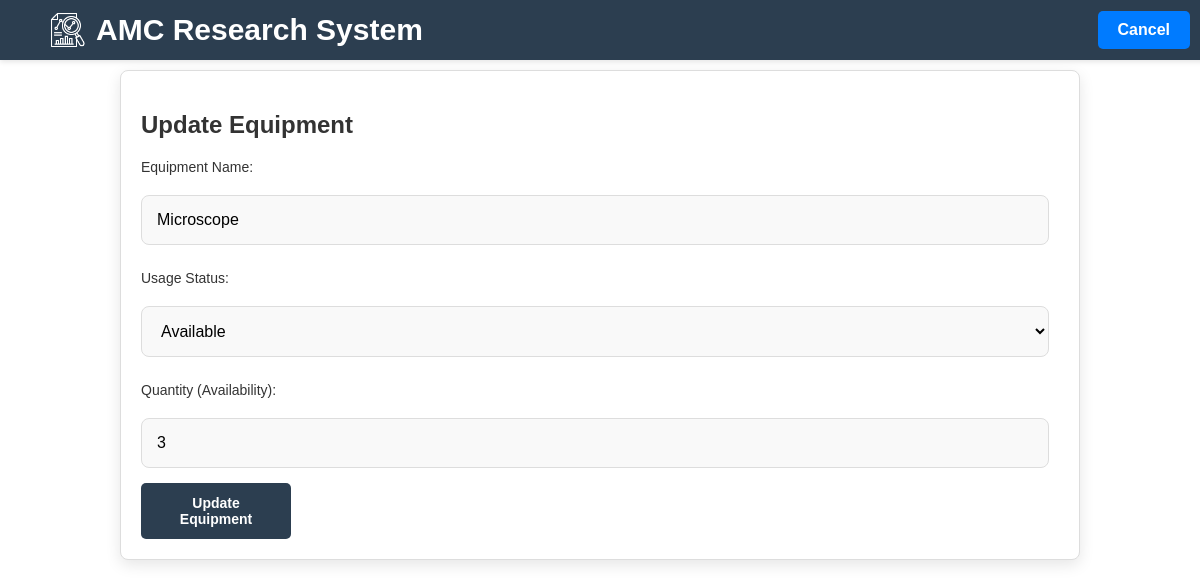
The page /CRUD3/equipment_update.php?id=101 (signed in) on the database its author committed.
### tables this page shows
CREATE TABLE `equipment` (
  `id` int(11) NOT NULL,
  `name` varchar(255) NOT NULL,
  `usage_status` enum('Available','Under Maintenance') NOT NULL,
  `availability` int(11) NOT NULL DEFAULT 0,
  `assigned_to` int(11) DEFAULT NULL,
  `created_at` datetime NOT NULL,
  `updated_at` datetime NOT NULL
);

### CRUD3/equipment_update.php (the view, shortened to what this page needs)
<?php
require_once '../dbconnect.php';
if (isset($_GET['id'])) {
    $equipment_id = (int)$_GET['id'];
    $stmt = $conn->prepare("SELECT * FROM equipment WHERE id = ?");
    $stmt->bind_param('i', $equipment_id);
    $stmt->execute();
    $result = $stmt->get_result();
    $equipment = $result->fetch_assoc();
}
?>
<!DOCTYPE html>
<html lang="en">
<head>
    <link rel="stylesheet" type="text/css" href="/group/style/style.css">
</head>
<body>
    <div class="top-bar">
        <div class="logo-title-container">
            <img src="/group/images/research12.png" alt="Logo" class="logo">
            <span class="main-title">AMC Research System</span>
        </div>
        <a href="equipment.php" class="home-btn">Cancel</a>
    </div>
    <div class="equipment-container">
        <div class="create-container">
            <h2>Update Equipment</h2>
            <form method="POST" class="add-equipment-form">
                <div class="form-group">
                    <label for="name">Equipment Name:</label>
                    <input type="text" id="name" name="name" value="<?php echo htmlspecialchars($equipment['name']); ?>" required>
                </div>
                <div class="form-group">
                    <label for="usage_status">Usage Status:</label>
                    <select id="usage_status" name="usage_status" onchange="toggleQuantityField()" required>
                        <option value="Available" <?php echo $equipment['usage_status'] === 'Available' ? 'selected' : ''; ?>>Available</option>
                    </select>
                </div>
                <div class="form-group" id="availability-field" style="display: none;">
                    <label for="availability">Quantity (Availability):</label>
                    <input type="number" id="availability" name="availability" min="0" value="<?php echo htmlspecialchars($equipment['availability']); ?>">
                </div>
                <div class="form-group">
                    <button type="submit" class="submit-button">Update Equipment</button>
                </div>
            </form>
        </div>
    </div>
</body>
</html>

### style/style.css (style rules this page uses)
body { margin: 0; padding: 0; padding-bottom: 30px; font-family: 'Poppins', sans-serif; background: white; color: #333; min-height: 100vh; box-sizing: border-box; padding-top: 70px; overflow-x: hidden; }
.top-bar { width: 100%; height: 60px; background: #2C3E50; display: flex; justify-content: space-between; align-items: center; padding: 0 20px; box-shadow: 0 2px 5px rgba(0, 0, 0, 0.1); position: fixed; top: 0; z-index: 10; }
.logo { width: 36px; height: auto; object-fit: contain; margin-left: 30px; }
.main-title { color: #FFFFFF; font-size: 30px; font-weight: bold; margin-left: 0px; text-align: left; }
.home-btn { background: #007bff; color: #FFFFFF; text-decoration: none; padding: 10px 20px; border-radius: 5px; font-size: 16px; font-weight: bold; transition: background 0.3s ease; margin-left: auto; margin-right: 30px; }
.logo-title-container { display: flex; align-items: center; gap: 10px; }
.create-container, .read-container { width: 80%; margin: 0 auto; padding: 20px; border: 1px solid #ddd; border-radius: 8px; box-shadow: 0 5px 15px rgba(0, 0, 0, 0.1); background: white; box-sizing: border-box; }
.create-container { margin-top: 0; margin-bottom: 40px; }
.create-container input, .create-container select { width: calc(100% - 10px); max-width: 2000px; margin-top: 10px; margin-bottom: 15px; padding: 15px; border: 1px solid #ddd; border-radius: 8px; background-color: #f9f9f9; outline: none; font-size: 16px; box-sizing: border-box; transition: border-color 0.3s ease, box-shadow 0.3s ease; }
.create-container label { display: flex; align-items: center; gap: 10px; font-size: 14px; margin-bottom: 10px; margin-top: 10px; }
.create-container button { background-color: #2C3E50; color: white; border: none; padding: 12px 20px; font-size: 14px; font-weight: bold; cursor: pointer; transition: background-color 0.3s ease, transform 0.3s ease; width: 100%; max-width: 150px; border-radius: 5px; box-sizing: border-box; }

### rows shown on the page
equipment: name "Microscope", usage_status "Available", availability "3"
